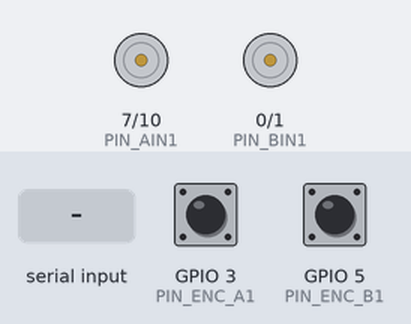
Simulated run of this program. Board: ESP32-C3. On the bench: motor-driver pin pairs drawn as motors (green arrow = first pin HIGH = forward, orange = second pin HIGH = backward, longer = more drive, scaled by the enable pin). Inputs (shaded band) come from the test bench; at power-on: GPIO 3 (PIN_ENC_A1) HIGH, GPIO 5 (PIN_ENC_B1) HIGH. What the program prints to the serial monitor is not drawn.

Above: at 2.2 s.
2.3 s: "90,45\n" received over Serial
At 2.8 s:
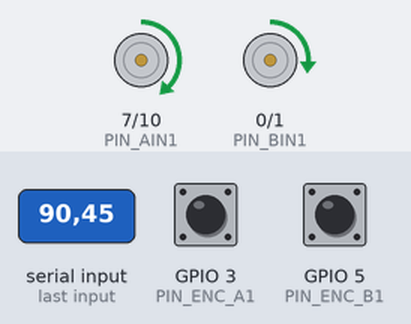
3.8 s: "30,150\n" received over Serial
At 4.2 s:
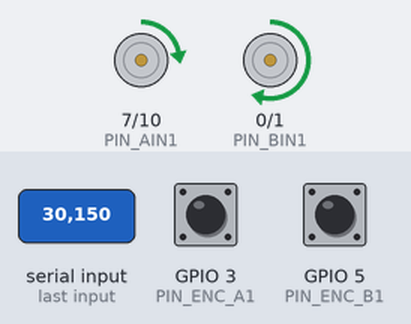
5.3 s: "1,90\n" received over Serial
At 6.7 s:
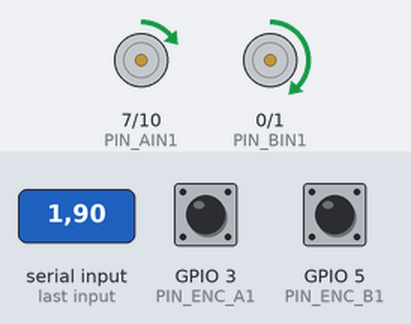
Timing chart, 0 to 8.3 s (numbered marks = the images above; inputs shaded):
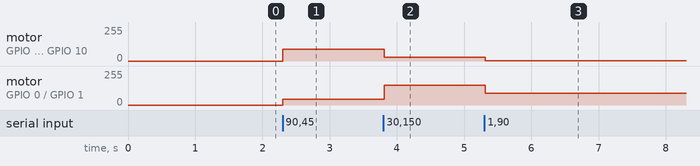

The program:

main.cpp
```cpp
#include <Arduino.h>

// --- Pin Definitions ---
const int PIN_PWM_A = 2;
const int PIN_AIN1 = 7;
const int PIN_AIN2 = 10;

const int PIN_PWM_B = 8;
const int PIN_BIN1 = 0;
const int PIN_BIN2 = 1;

const int PIN_ENC_A1 = 3;
const int PIN_ENC_A2 = 4;
const int PIN_ENC_B1 = 5;
const int PIN_ENC_B2 = 6;

// --- Volatile counters ---
volatile long encoder_a_ticks = 0;
volatile long encoder_b_ticks = 0;

// --- Target Speeds ---
int target_speed_a = 0;
int target_speed_b = 0;

void IRAM_ATTR handleEncoderA() {
  if (digitalRead(PIN_ENC_A2) == HIGH) {
    encoder_a_ticks++;
  } else {
    encoder_a_ticks--;
  }
}

void IRAM_ATTR handleEncoderB() {
  if (digitalRead(PIN_ENC_B2) == HIGH) {
    encoder_b_ticks++;
  } else {
    encoder_b_ticks--;
  }
}

void setMotorSpeeds(int speedA, int speedB) {
  // Motor A Control
  if (speedA >= 0) {
    analogWrite(PIN_PWM_A, speedA);
    digitalWrite(PIN_AIN1, HIGH);
    digitalWrite(PIN_AIN2, LOW);
  } else {
    analogWrite(PIN_PWM_A, -speedA);
    digitalWrite(PIN_AIN1, LOW);
    digitalWrite(PIN_AIN2, HIGH);
  }

  // Motor B Control
  if (speedB >= 0) {
    analogWrite(PIN_PWM_B, speedB);
    digitalWrite(PIN_BIN1, HIGH);
    digitalWrite(PIN_BIN2, LOW);
  } else {
    analogWrite(PIN_PWM_B, -speedB);
    digitalWrite(PIN_BIN1, LOW);
    digitalWrite(PIN_BIN2, HIGH);
  }
}

void setup() {
  Serial.begin(115200);
  delay(1000);

  pinMode(PIN_PWM_A, OUTPUT);
  pinMode(PIN_AIN1, OUTPUT);
  pinMode(PIN_AIN2, OUTPUT);
  pinMode(PIN_PWM_B, OUTPUT);
  pinMode(PIN_BIN1, OUTPUT);
  pinMode(PIN_BIN2, OUTPUT);

  pinMode(PIN_ENC_A1, INPUT_PULLUP);
  pinMode(PIN_ENC_A2, INPUT_PULLUP);
  pinMode(PIN_ENC_B1, INPUT_PULLUP);
  pinMode(PIN_ENC_B2, INPUT_PULLUP);

  attachInterrupt(digitalPinToInterrupt(PIN_ENC_A1), handleEncoderA, RISING);
  attachInterrupt(digitalPinToInterrupt(PIN_ENC_B1), handleEncoderB, RISING);
}

void loop() {
  // 1. Check for incoming serial commands from the Pi (Format: "SPEED_A,SPEED_B\n")
  if (Serial.available() > 0) {
    String input = Serial.readStringUntil('\n');
    int commaIndex = input.indexOf(',');
    if (commaIndex > 0) {
      target_speed_a = input.substring(0, commaIndex).toInt();
      target_speed_b = input.substring(commaIndex + 1).toInt();
      setMotorSpeeds(target_speed_a, target_speed_b);
    }
  }

  // 2. Stream encoder telemetry back to the Pi (Format: "ENC:ticksA,ticksB\n")
  Serial.print("ENC:");
  Serial.print(encoder_a_ticks);
  Serial.print(",");
  Serial.println(encoder_b_ticks);

  delay(50); // 20Hz telemetry update rate
}
```

Measured:
- after the input at 2.3 s, motor on GPIO 7 (PIN_AIN1) / GPIO 10 (PIN_AIN2): stopped → forward 90/255 at once; motor on GPIO 0 (PIN_BIN1) / GPIO 1 (PIN_BIN2): stopped → forward 45/255 at once
- after the input at 3.8 s, motor on GPIO 7 (PIN_AIN1) / GPIO 10 (PIN_AIN2): forward 90/255 → forward 30/255 at once; motor on GPIO 0 (PIN_BIN1) / GPIO 1 (PIN_BIN2): forward 45/255 → forward 150/255 at once
- after the input at 5.3 s, motor on GPIO 7 (PIN_AIN1) / GPIO 10 (PIN_AIN2): forward 30/255 → forward 1/255 at once; motor on GPIO 0 (PIN_BIN1) / GPIO 1 (PIN_BIN2): forward 150/255 → forward 90/255 at once
